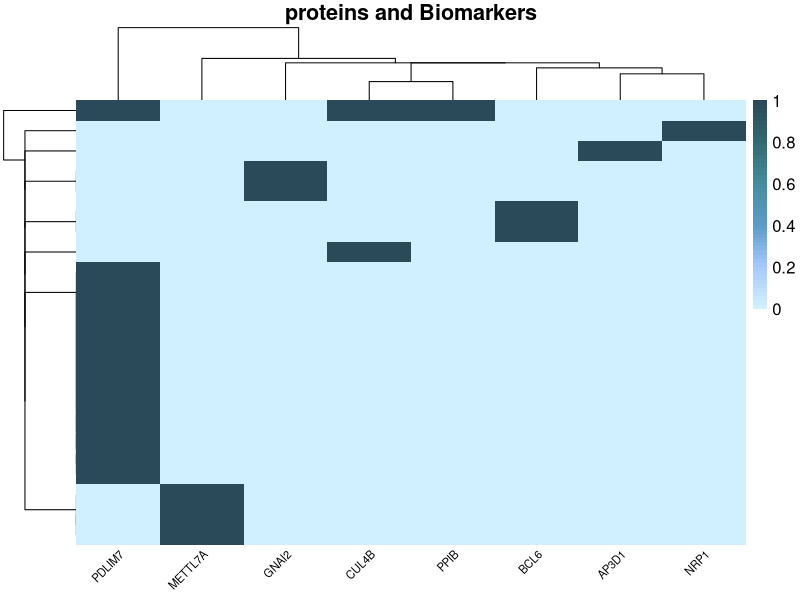

R code for this plot:
install.packages("tidyverse")
install.packages("pheatmap")
install.packages("dplyr")
install.packages("readxl")

library(tidyverse)
library(pheatmap)
library(dplyr)
library(readxl)

getwd()
df <- read_excel("proteins.xlsx")

pivot_df <- df %>%
  group_by(target, gene) %>%
  summarise(count = n()) %>%
  spread(key = gene, value = count, fill = 0)

pheatmap(as.matrix(pivot_df[,-1]), 
         cluster_rows = TRUE,       
         cluster_cols = TRUE,       
         display_numbers = FALSE,   
         color = colorRampPalette(c("#D0EFFF", "#A6C8FF", "#5D9BC7", "#478C9D", "#346A73", "#2A4A59"))(50), # Pastel mavi, mor ve ye??il tonlar??
         main = "proteins and Biomarkers",
         fontsize = 12,             
         fontsize_row = 8,          
         fontsize_col = 8,          
         angle_col = 45,            
         border_color = NA,         
         show_rownames = TRUE,      
         show_colnames = TRUE,      
         treeheight_row = 50,       
         treeheight_col = 50,       
         legend = TRUE,             
         legend_breaks = seq(0, 1, by = 0.2), 
         legend_labels = c("0", "0.2", "0.4", "0.6", "0.8", "1"))








